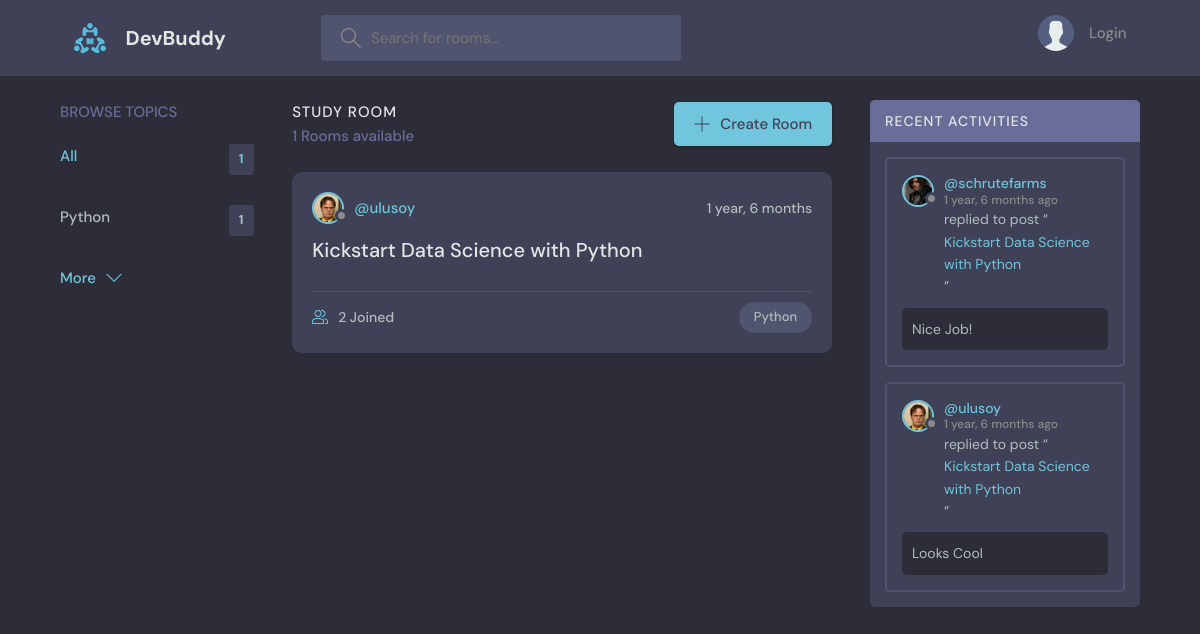
The page / on the database its author committed.
### base/models.py (models this page shows, shortened)
class Topic(models.Model):
    name = models.CharField(max_length=200)

class Room(models.Model):
    host = models.ForeignKey(User, on_delete=models.SET_NULL, null=True)
    topic = models.ForeignKey(Topic, on_delete=models.SET_NULL, null=True)
    name = models.CharField(max_length=200)
    description = models.TextField(null=True, blank=True)
    participants = models.ManyToManyField(
        User, related_name="participants", blank=True)
    updated = models.DateTimeField(auto_now=True)
    created = models.DateTimeField(auto_now_add=True)
    class Meta:
        ordering = ["-updated", "-created"]
    def __str__(self):
        return self.name

class User(AbstractUser):
    name = models.CharField(max_length=200, null=True)
    email = models.EmailField(unique=True, null=True)
    bio = models.TextField(null=True)
    avatar = models.ImageField(null=True, default="avatar.svg")
    USERNAME_FIELD = "email"
    REQUIRED_FIELDS = []

class Message(models.Model):
    user = models.ForeignKey(User, on_delete=models.CASCADE)
    room = models.ForeignKey(Room, on_delete=models.CASCADE)
    body = models.TextField()
    updated = models.DateTimeField(auto_now=True)
    created = models.DateTimeField(auto_now_add=True)
    class Meta:
        ordering = ["-updated", "-created"]

### base/views.py (the view)
# urls.py: path("", views.home, name="home"),
def home(request):
    q = request.GET.get("q") if request.GET.get("q") != None else ""
    rooms = Room.objects.filter(
        Q(topic__name__icontains=q) |
        Q(name__icontains=q) |
        Q(description__icontains=q)
    )
    room_count = rooms.count()
    topics = Topic.objects.annotate(
        count=Count("room")).order_by("-count")[0:5]
    room_messages = Message.objects.filter(Q(room__topic__name__icontains=q))
    context = {"rooms": rooms, "topics": topics,
               "room_count": room_count, "room_messages": room_messages}
    return render(request, "base/home.html", context)

### base/templates/base/home.html (shortened to what this page needs)
{% extends "main.html" %}
{% block content %}
<main class="layout layout--3">
  <div class="container">
    {% include "base/topics_component.html" %}
    <div class="roomList">
      <div class="roomList__header">
        <div>
          <h2>Study Room</h2>
          <p>{{room_count}} Rooms available</p>
        </div>
        <a class="btn btn--main" href="{% url 'create-room' %}">
          <svg version="1.1" xmlns="http://www.w3.org/2000/svg" width="32" height="32" viewBox="0 0 32 32">
            <title>add</title>
            <path
              d="M16.943 0.943h-1.885v14.115h-14.115v1.885h14.115v14.115h1.885v-14.115h14.115v-1.885h-14.115v-14.115z"
            ></path>
          </svg>
          Create Room
        </a>
      </div>
      {% include "base/feed_component.html" %}
    </div>
    {% include "base/activity_component.html" %}
  </div>
</main>
{% endblock content %}

### base/templates/base/topics_component.html
<div class="topics">
  <div class="topics__header">
    <h2>Browse Topics</h2>
  </div>
  <ul class="topics__list">
    <li>
      <a href="{% url 'home' %}" class="active"
        >All <span>{{topics.count}}</span></a
      >
    </li>
    {% for topic in topics %}
    <li>
      <a href="{% url 'home' %}?q={{topic.name}}"
        >{{topic.name}} <span>{{topic.room_set.all.count}}</span></a
      >
    </li>
    {% endfor %}
  </ul>
  <a class="btn btn--link" href="{% url 'topics' %}">
    More
    <svg
      version="1.1"
      xmlns="http://www.w3.org/2000/svg"
      width="32"
      height="32"
      viewBox="0 0 32 32"
    >
      <title>chevron-down</title>
      <path d="M16 21l-13-13h-3l16 16 16-16h-3l-13 13z"></path>
    </svg>
  </a>
</div>

### base/templates/base/feed_component.html (shortened to what this page needs)
{% for room in rooms %}
<div class="roomListRoom">
  <div class="roomListRoom__header">
    <a
      href="{% url 'user-profile' room.host.id %}"
      class="roomListRoom__author"
    >
      <div class="avatar avatar--small">
        <img src="{{room.host.avatar.url}}" />
      </div>
      <span>@{{room.host.username}}</span>
    </a>
    <div class="roomListRoom__actions">
      <span>{{room.created|timesince}}</span>
    </div>
  </div>
  <div class="roomListRoom__content">
    <a href="{% url 'room' room.id %}">{{room.name}}</a>
  </div>
  <div class="roomListRoom__meta">
    <a href="{% url 'room' room.id %}" class="roomListRoom__joined">
      {{room.participants.all.count}} Joined
    </a>
    <p class="roomListRoom__topic">{{room.topic.name}}</p>
  </div>
</div>
{% endfor %}

### base/templates/base/activity_component.html (shortened to what this page needs)
<div class="activities">
  <div class="activities__header">
    <h2>Recent Activities</h2>
  </div>
  {% for message in room_messages %}
  <div class="activities__box">
    <div class="activities__boxHeader roomListRoom__header">
      <a
        href="{% url 'user-profile' message.user.id %}"
        class="roomListRoom__author"
      >
        <div class="avatar avatar--small">
          <img src="{{message.user.avatar.url}}" />
        </div>
        <p>
          @{{message.user.username}}
          <span>{{message.created|timesince}} ago</span>
        </p>
      </a>
    </div>
    <div class="activities__boxContent">
      <p>
        replied to post “<a href="{% url 'room' message.room.id %}"
          >{{message.room}}</a
        >”
      </p>
      <div class="activities__boxRoomContent">{{message.body}}</div>
    </div>
  </div>
  {% endfor %}
</div>

### rows shown on the page
Topic: name "Python", room_set.all.count "1"
Room: host.avatar (picture), host.username "ulusoy", created "1 year, 6 months", name "Kickstart Data Science with Python", participants.all.count "2", topic.name "Python"
Message: user.avatar (picture), user.username "schrutefarms", created "1 year, 6 months", room "Kickstart Data Science with Python", body "Nice Job!"
Message: user.avatar (picture), user.username "ulusoy", created "1 year, 6 months", room "Kickstart Data Science with Python", body "Looks Cool"

### other values the page prints
{{ topics.count }} "1"
{{ room_count }} "1"
